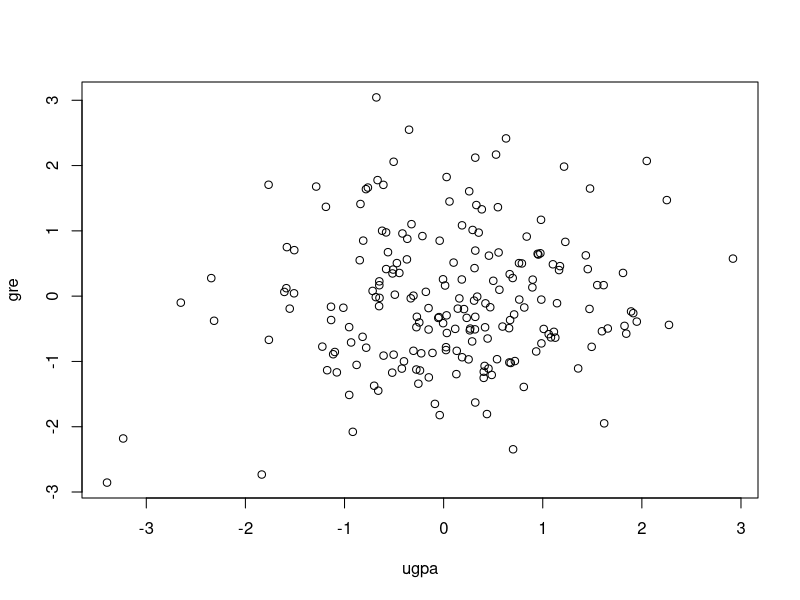
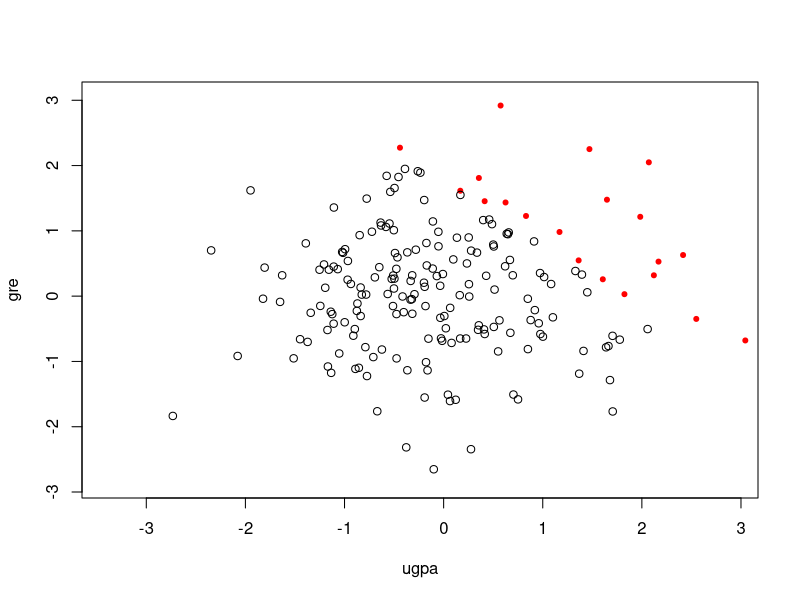

These charts were generated, in order, by the following R code:
#************************************************************************
# Title: berksonsParadox.R
# Author: William Murrah
# Description: Illustration of Berkson's paradox with GRE scores
# Created: Thursday, 20 August 2020
# R version: R version 4.0.2 (2020-06-22)
# Project(working) directory: /home/wmmurrah/Projects/QMER/ModeleR/projects/simpleRegression
#************************************************************************

library(arm)
set.seed(1234)
N <- 200
p <- 0.1
gre <- rnorm(N)
ugpa <- rnorm(N)

ggpa <- .5*gre + .5*ugpa + rnorm(N)
tot_score <- gre + ugpa
q <- quantile(tot_score, 1-p)
admitted <- ifelse(tot_score >= q, TRUE, FALSE)
cor(gre, ugpa)
cor(gre[admitted], ugpa[admitted])

plot(gre ~ ugpa)
plot(gre ~ ugpa, type = "n")
points(gre[admitted], ugpa[admitted], col = "red", pch = 20)
points(gre[!admitted], ugpa[!admitted], col = "black")

mod <- lm(ggpa ~ ugpa + gre)
display(mod)

moda <- lm(ggpa[admitted] ~ ugpa[admitted] + gre[admitted])
display(moda)

summary(mod)
summary(moda)

modgre <- lm(ggpa ~ gre)
modgre_a <- lm(ggpa[admitted] ~ gre[admitted])
summary(modgre)
summary(modgre_a)
